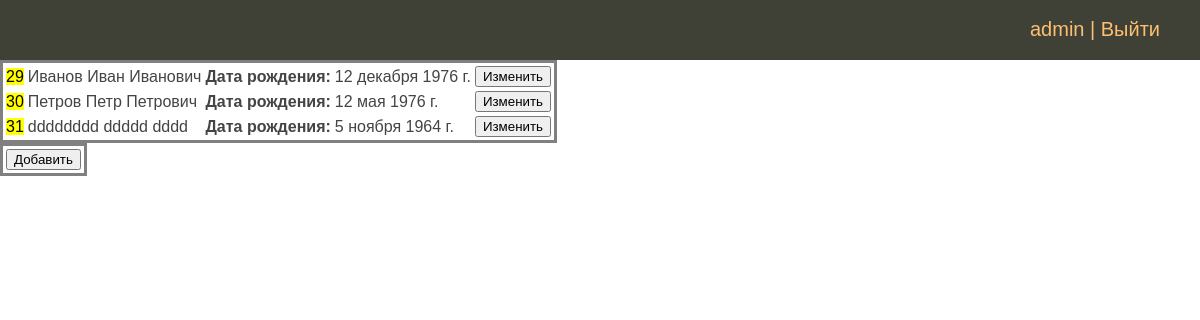
/person_list/ (signed in), run on the app's committed database.
### person/models.py (models this page shows, shortened)
class Person(models.Model):
    second_name = models.CharField(max_length=50, verbose_name='Фамилия')
    first_name = models.CharField(max_length=50, verbose_name='Имя')
    patronymic = models.CharField(max_length=50, blank=True, null=True, verbose_name='Отчество')
    date_of_bird = models.DateField(blank=True, null=True, verbose_name='Дата рождения')
    phone_number = models.IntegerField(max_length=11, blank=True, null=True, verbose_name='Телефон')
    residence_address = models.OneToOneField(ResidenceAddress, on_delete=models.CASCADE,
                                             blank=True, null=True, verbose_name='Адрес проживания')
    passport = models.OneToOneField(Passport, on_delete=models.CASCADE,
                                    blank=True, null=True, verbose_name='паспортные данные')
    class Meta:
        verbose_name = 'ФИО'
        verbose_name_plural = 'ФИО'

### person/views.py (the view)
# urls.py: path('person_list/', views.PersonView.as_view(), name='person_list'),
class PersonView(ListView):
    model = Person
    template_name = 'person/person_list.html'

### person/templates/person/person_list.html
{% extends 'sobnushdi/base.html' %}
{% block content %}
{% if request.user.is_authenticated %}
<table>
{% for p in object_list %}
    <tr>
        <td><mark>{{ p.pk }}</mark></td>
        <td>{{ p.second_name }} {{ p.first_name }} {{ p.patronymic }}</td>
        <td><b>Дата рождения:</b></td><td> {{ p.date_of_bird }}</td>
        <td>
            <form action="{% url 'person_mod' pk=p.pk %}">
                <button type="submit">Изменить</button>
            </form>
        </td>
</tr>
    {% endfor %}
</table>
<table>
<tr>
    <td><form action="{% url 'person_add' %}"><button type="submit">Добавить</button></form></td>
</tr>
</table>
{% else %}
<p>Авторизуйтесь</p>
 {% endif %}
{% endblock %}

### sobnushdi/templates/sobnushdi/base.html (shortened to what this page needs)
{% load static %}
<!DOCTYPE html>
    <html>
    <head>
        <link type="text/css" href="{% static 'les/css/styles.css' %}" rel="stylesheet" />
    </head>
    <body>
     {% block mainmenu %}
     <div class="header">
         <ul id="mainmenu" class="mainmenu">
             {% if request.user.is_authenticated %}
             <li class="last">{{ user.username }} | <a href="{% url 'logout' %}">Выйти</a></li>
             {% else %}
            <li class="last"><a href="{% url 'register' %}">Регистрация</a> | <a href="{% url 'login' %}">Войти</a></li>
             {% endif %}
         </ul>
     </div>
     {% endblock %}
        {% block content  %}
        {% endblock %}
    </body>
    </html>

### person/static/les/css/styles.css (style rules this page uses)
html, body { font-family: 'Arial'; margin: 0; padding: 0; height: 100%; width: 100%; color: #444; }
a { color: #0059b2; text-decoration: none; }
.header { background: #3F4137; height: 60px; }
ul.mainmenu { list-style: none; margin: 0; padding: 0; height: 60px; color: #fdc073; font-size: 20px; overflow: hidden; }
ul.mainmenu li { float: left; margin: 18px 40px 0 30px; }
ul.mainmenu li.last { float: right; }
ul.mainmenu li a { color: #fdc073; text-decoration: none; }
table { border: 3px solid grey; }

### data on the page
Person: pk "29", second_name "Иванов", first_name "Иван", patronymic "Иванович", date_of_bird "12 декабря 1976 г."
Person: pk "30", second_name "Петров", first_name "Петр", patronymic "Петрович", date_of_bird "12 мая 1976 г."
Person: pk "31", second_name "dddddddd", first_name "ddddd", patronymic "dddd", date_of_bird "5 ноября 1964 г."

### other printed values
{{ user.username }} "admin"
